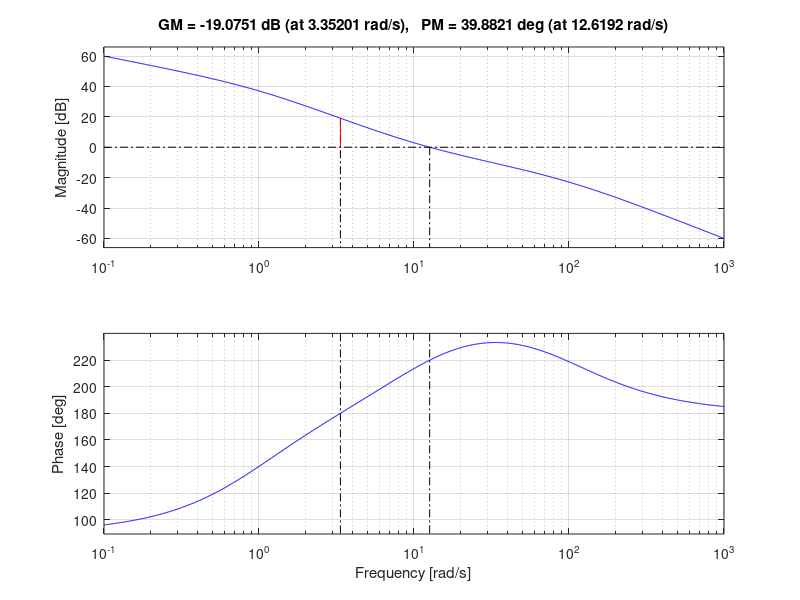
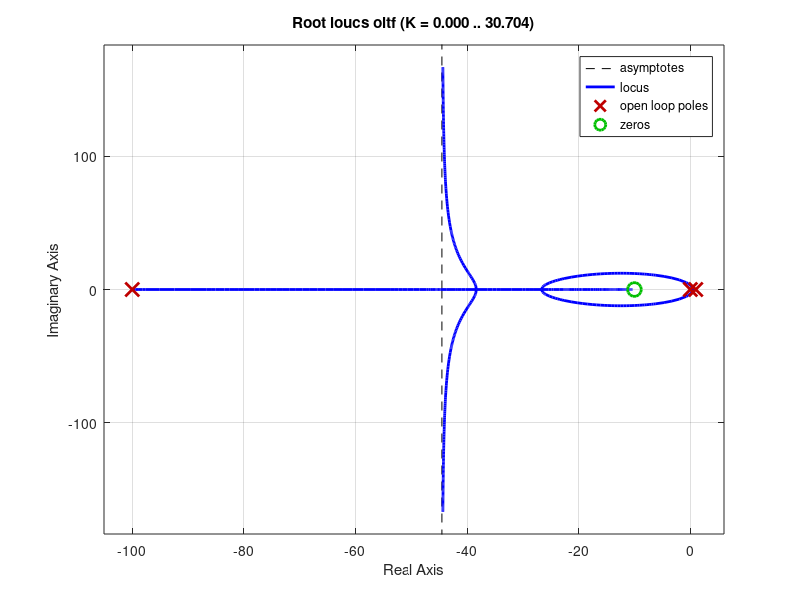

Recreate these plots in MATLAB, in order.
%% 문제 1번
clc; close all;

num = [100 100];
den = [1 110 1000];
oltf = tf(num, den);
margin(oltf);
grid on

%% 문제 2번
clc; close all;

num = [10 100];
den = conv([1 -1 0], [0.01 1]);
oltf = tf(num, den);
figure(1);
margin(oltf);
grid on

figure(2);
rlocus(oltf);
grid on
